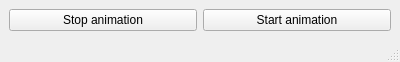
<?xml version="1.0" encoding="UTF-8"?>
<ui version="4.0">
 <class>MainWindow</class>
 <widget class="QMainWindow" name="MainWindow">
  <property name="geometry">
   <rect>
    <x>0</x>
    <y>0</y>
    <width>400</width>
    <height>61</height>
   </rect>
  </property>
  <property name="sizePolicy">
   <sizepolicy hsizetype="Preferred" vsizetype="Preferred">
    <horstretch>0</horstretch>
    <verstretch>0</verstretch>
   </sizepolicy>
  </property>
  <property name="minimumSize">
   <size>
    <width>400</width>
    <height>0</height>
   </size>
  </property>
  <property name="sizeIncrement">
   <size>
    <width>0</width>
    <height>0</height>
   </size>
  </property>
  <property name="baseSize">
   <size>
    <width>0</width>
    <height>0</height>
   </size>
  </property>
  <property name="windowTitle">
   <string notr="true">certificate_tool</string>
  </property>
  <property name="iconSize">
   <size>
    <width>50</width>
    <height>50</height>
   </size>
  </property>
  <property name="toolButtonStyle">
   <enum>Qt::ToolButtonIconOnly</enum>
  </property>
  <widget class="QWidget" name="centralwidget">
   <property name="sizePolicy">
    <sizepolicy hsizetype="Preferred" vsizetype="Preferred">
     <horstretch>0</horstretch>
     <verstretch>0</verstretch>
    </sizepolicy>
   </property>
   <property name="baseSize">
    <size>
     <width>2</width>
     <height>0</height>
    </size>
   </property>
   <layout class="QHBoxLayout" name="horizontalLayout">
    <property name="sizeConstraint">
     <enum>QLayout::SetMaximumSize</enum>
    </property>
    <item>
     <widget class="QPushButton" name="stop_button">
      <property name="text">
       <string notr="true">Stop animation</string>
      </property>
     </widget>
    </item>
    <item>
     <widget class="QPushButton" name="start_button">
      <property name="text">
       <string notr="true">Start animation</string>
      </property>
     </widget>
    </item>
   </layout>
  </widget>
  <widget class="QStatusBar" name="statusbar"/>
 </widget>
 <resources/>
 <connections/>
</ui>
